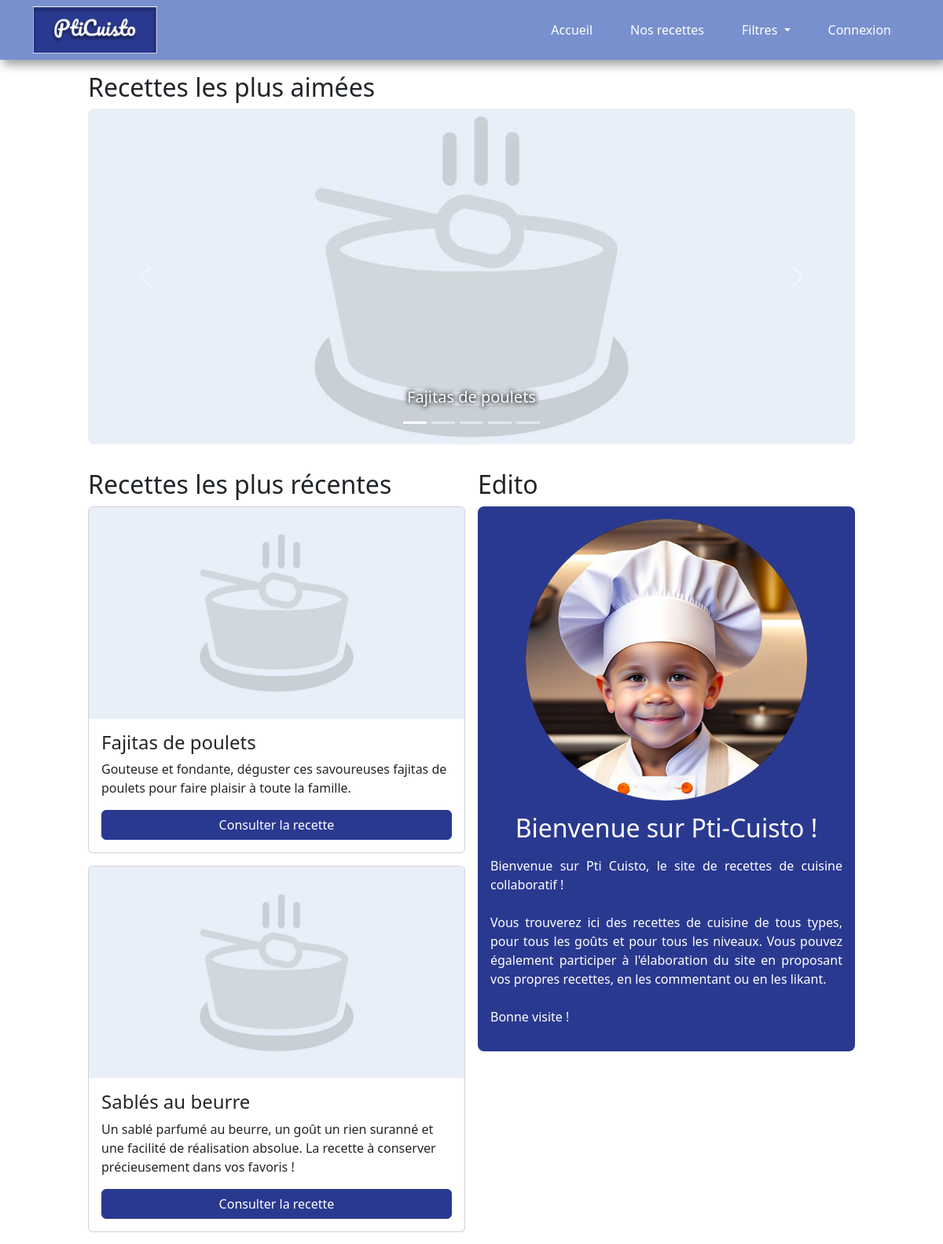
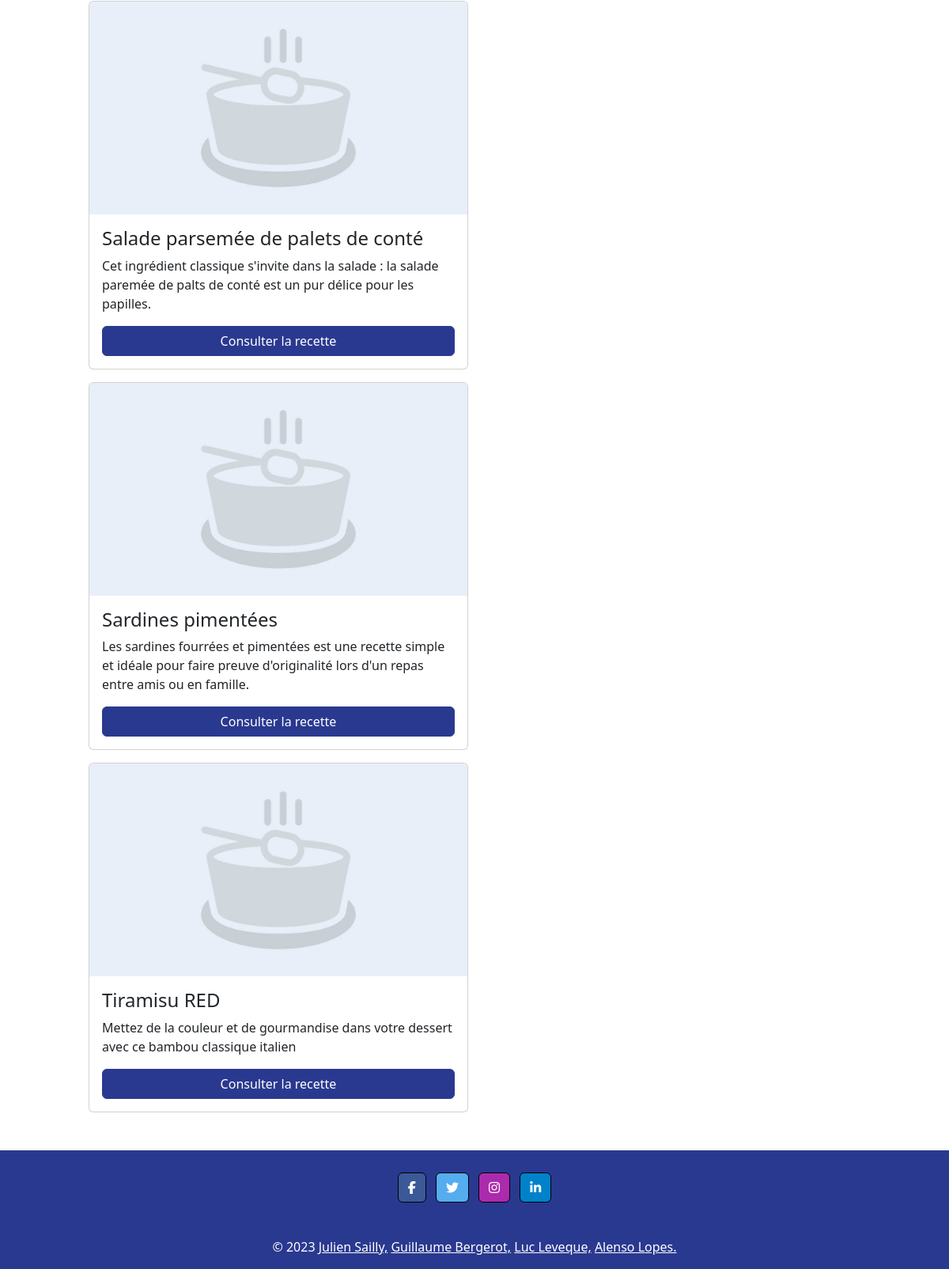
The page / on the database its author committed (2 pictures, top to bottom).
### tables this page shows
CREATE TABLE `recipes` (
  `rec_id` int(11) NOT NULL,
  `rec_title` varchar(200) DEFAULT NULL,
  `rec_content` varchar(2000) DEFAULT NULL,
  `rec_summary` varchar(300) DEFAULT NULL,
  `cat_id` int(3) NOT NULL,
  `rec_creation_date` datetime NOT NULL DEFAULT current_timestamp(),
  `rec_image_src` varchar(100) DEFAULT NULL,
  `rec_modification_date` datetime DEFAULT NULL,
  `users_id` int(3) NOT NULL,
  `isAuthorised` int(2) NOT NULL DEFAULT 0,
  `rec_nb_person` int(2) NOT NULL
);

CREATE TABLE `edito` (
  `edi_id` int(11) NOT NULL,
  `users_id` int(11) NOT NULL,
  `edi_date` date NOT NULL,
  `edi_title` varchar(200) DEFAULT NULL,
  `edi_content` varchar(700) DEFAULT NULL
);

### controller/controllerAccueil.php (called while the page is built, shortened)
<?php
require_once(File::build_path(array("model", "modelAccueil.php")));
class controllerAccueil
{
  public static function readAll()
  {
    require(File::build_path(array("view", "navbar.php")));
    $mostLikedRecipes = modelAccueil::getMostLikedRecipe();
    $mostRecentRecipes = modelAccueil::getMostRecentRecipe();
    $edito = modelAccueil::getEdito();
    require(File::build_path(array("view/accueil", "accueil.php")));
    require(File::build_path(array("view", "footer.php")));
  }
}

### index.php (called while the page is built, shortened)
<?php
    require_once(File::build_path(array("controller", "routeur.php")));
?>

### model/modelAccueil.php (called while the page is built, shortened)
<?php
require_once(File::build_path(array("model", "model.php")));
class modelAccueil {
  public static function getMostLikedRecipe($nb = 5) {
    $model = new model();
    $model->init();
    $sql = "SELECT rec_id, rec_title, rec_image_src, count(*) as nblikes from recipes
    join likes using (rec_id)
    where isAuthorised = 1
    group by rec_id, rec_title, rec_image_src
    order by count(*) desc
    LIMIT :nb";
    $req_prep = $model::$pdo->prepare($sql);
    $req_prep->bindParam(':nb', $nb, PDO::PARAM_INT);
    $req_prep->execute();
    $req_prep->setFetchMode(PDO::FETCH_CLASS, 'model');
    return $req_prep->fetchAll();
  }
  public static function getMostRecentRecipe() {
    $model = new model();
    $model->init();
    $sql = "SELECT rec_id, rec_title, rec_summary, rec_image_src, rec_creation_date, rec_modification_date from recipes
    where isAuthorised = 1
    order by rec_modification_date desc, rec_creation_date desc
    LIMIT 5";
    $req_prep = $model::$pdo->prepare($sql);
    $req_prep->execute();
    $req_prep->setFetchMode(PDO::FETCH_CLASS, 'model');
    return $req_prep->fetchAll();
  }
  public static function getEdito() {
    $model = new model();
    $model->init();
    $sql = "SELECT edi_title, edi_content from edito
    order by edi_date desc
    limit 1";
    $req_prep = $model::$pdo->prepare($sql);
    $req_prep->execute();
    $req_prep->setFetchMode(PDO::FETCH_CLASS, 'model');
    return $req_prep->fetch();
  }
}

### config/conf.php (called while the page is built, shortened)
<?php
class conf{
	static private $databases = array(
		'hostname' => 'localhost',
		'database' => 'pti-cuisto',
		'login' => 'root',
		'password' => ''
	);
	static public function getLogin(){
		return self::$databases['login'];
	}
	static public function getHostname(){
		return self::$databases['hostname'];
	}
	static public function getDatabase(){
		return self::$databases['database'];
	}
	static public function getPassword(){
		return self::$databases['password'];
	}
}

### model/model.php (called while the page is built, shortened)
<?php
require_once("config/conf.php");
class model{
  public static function init(){
    $login = conf::getLogin();
    $hostname = conf::getHostname();
    $database_name = conf::getDatabase();
    $password = conf::getPassword();
  }
}
?>

### view/accueil/accueil.php (the view, shortened to what this page needs)
<?php global $recipe_img_path ?>
<h2>Recettes les plus aimées</h2>
<div id="mostLikedRecipesCarousel" class="carousel slide">
    <div class="carousel-indicators">
        <?php
        $i = 0;
        foreach ($mostLikedRecipes as $recipe) {
            if ($i == 0) {
                echo '<button type="button" data-bs-target="#mostLikedRecipesCarousel" data-bs-slide-to="' . $i . '" class="active" aria-current="true" aria-label="Slide ' . $i . '"></button>';
            } else {
                echo '<button type="button" data-bs-target="#mostLikedRecipesCarousel" data-bs-slide-to="' . $i . '" aria-label="Slide ' . $i . '"></button>';
            }
            $i++;
        }
        ?>
    </div>
    <div class="carousel-inner">
        <?php
        $i = 0;
        foreach ($mostLikedRecipes as $recipe) {
            if ($i == 0) {
                echo '<div class="carousel-item active">';
            } else {
                echo '<div class="carousel-item">';
            }
            ?>
            <img src="<?= $recipe_img_path . $recipe->rec_image_src ?>" class="d-block w-100"
                alt="Illustration de la recette <?= $recipe->rec_title ?>">
            <div class="carousel-caption d-md-block">
                <h5>
                    <a href="index.php?controller=recipes&action=read&id=<?= $recipe->rec_id ?>">
                        <?= $recipe->rec_title ?>
                    </a>
                </h5>
            </div>
        </div>
        <?php
        $i++;
        }
        ?>
</div>
<button class="carousel-control-prev" type="button" data-bs-target="#mostLikedRecipesCarousel" data-bs-slide="prev">
    <span class="carousel-control-prev-icon" aria-hidden="true"></span>
</button>
<button class="carousel-control-next" type="button" data-bs-target="#mostLikedRecipesCarousel" data-bs-slide="next">
    <span class="carousel-control-next-icon" aria-hidden="true"></span>
</button>
</div>
<div class="home_content">
    <article class="recent_recipes">
        <h2>Recettes les plus récentes</h2>
        <div>
            <?php foreach ($mostRecentRecipes as $recipe) { ?>
                <div class="card">
                    <img class="card-img-top" src="<?= $recipe_img_path . $recipe->rec_image_src ?>"
                        alt="Illustration de <?= $recipe->rec_title ?>">
                    <div class="card-body">
                        <h4 class="card-title">
                            <?= $recipe->rec_title ?>
                        </h4>
                        <p class="card-text">
                            <?= $recipe->rec_summary ?>
                        </p>
                        <a href="index.php?controller=recipes&action=read&id=<?= $recipe->rec_id ?>"
                            class="btn btn-primary">
                            Consulter la recette
                        </a>
                    </div>
                </div>
            <?php } ?>
        </div>
    </article>
    <article>
        <h2>Edito</h2>
        <div class="edito">
            <img src="resources/img/pticuisto.png" alt="Illustration de Pti Cuisto">
            <h2>
                <?= $edito->edi_title ?>
            </h2>
            <p>
                <?= nl2br($edito->edi_content) ?>
            </p>
        </div>
    </article>
</div>

### controller/routeur.php (shortened to what this page needs)
<?php
$controller = 'controllerAccueil';
$action = 'readAll';
$recipe_img_path = 'resources/img/recipes_images/';
if (!isset($_GET['controller']) && !isset($_GET['action'])) {
	require(File::build_path(array("controller", "controllerAccueil.php")));
	$controller::$action();
}

### view/navbar.php (shortened to what this page needs)
<!DOCTYPE html>
<html lang="fr">
<head>
    <link rel="stylesheet" href="resources/css/bootstrap.min.css">
    <link rel="stylesheet" href="resources/css/style.css">
</head>
<body>
    <nav class="navbar navbar-expand-md navbar-light" id="neubar">
        <div class="container">
            <a href="index.php">
                <img src="../resources/img/logo.png" height="60" alt="Logo de l'application">
            </a>
            <div class="collapse navbar-collapse" id="navbarNavDropdown">
                <ul class="navbar-nav ms-auto ">
                    <li class="nav-item">
                        <a class="nav-link mx-2 active text-white txt" id="txt" aria-current="page"
                            href="index.php">Accueil</a>
                    </li>
                    <li class="nav-item ">
                        <a class="nav-link mx-2 text-white txt" href="index.php?controller=recipes">Nos recettes</a>
                    </li>
                    <li class="nav-item dropdown">
                        <a class="nav-link mx-2 dropdown-toggle text-white txt" href="" id="navbarDropdownMenuLink"
                            role="button" data-bs-toggle="dropdown" aria-expanded="false">
                            Filtres
                        </a>
                    </li>
                    <?php
                    if (isset($_SESSION['login'])) {
                        if ($_SESSION['login'] === false) {
                            ?>
                            <li class='nav-item'>
                                <p class='nav-link mx-2 text-white txt sign-in-btn'>Connexion</p>
                            </li>
                            <?php
                        }
                    } ?>
                </ul>
            </div>
        </div>
    </nav>
    <div class="container">

### view/footer.php (shortened to what this page needs)
</div>
<footer class=" text-center text-white" style="background-color: #2a3990;">
    <div class="container p-4 pb-0">
        <div class="mb-4">
            <a class="btn text-white btn-floating m-1" style="background-color: #3b5998; border:1px solid black;"
                href="#!" role="button"><i class="fab fa-facebook-f"></i></a>
            <a class="btn text-white btn-floating m-1" style="background-color: #55acee; border:1px solid black;"
                href="#!" role="button"><i class="fab fa-twitter"></i></a>
            <a class="btn text-white btn-floating m-1" style="background-color: #ac2bac; border:1px solid black;"
                href="#!" role="button"><i class="fab fa-instagram"></i></a>
            <a class="btn text-white btn-floating m-1" style="background-color: #0082ca; border:1px solid black;"
                href="#!" role="button"><i class="fab fa-linkedin-in"></i></a>
</div>
    </div>
    <div class="text-center p-3" id="copyright">
        <a href='https://github.com/juliensailly' target="_blank" class='text-white'>Julien Sailly,</a>
        <a href='https://github.com/moustave' target="_blank" class='text-white'>Guillaume Bergerot,</a>
        <a href='https://github.com/LucBUTGH' target="_blank" class='text-white'>Luc Leveque,</a>
        <a href='https://github.com/AlensoLopes' target="_blank" class='text-white'>Alenso Lopes.</a>
    </div>
</footer>
</body>
</html>

### resources/css/style.css (style rules this page uses)
:root { --primary-color: #2a3990; --secondary-color: #7890cd; --background-color: #ffffff; --grey-color: #999999; }
* { margin: 0; padding: 0; box-sizing: border-box; }
body { transition: all 0.4s ease-in-out; min-height: 100vh; display: flex; flex-direction: column; justify-content: space-between; }
body > .container { margin-top: 1rem; margin-bottom: 1rem; flex: 1; max-width: 1000px; }
#neubar { background: #7890cd; box-shadow: 4px 6px 12px rgba(0, 0, 0, 0.4); }
#neubar .nav-item { margin: auto 4px; }
#neubar .nav-link { padding-left: 12px; padding-right: 12px; margin-bottom: 0; }
.carousel-inner { border-radius: 8px; }
.home_content .card img { object-fit: cover; width: 100%; aspect-ratio: 16 / 9; }
.carousel img { object-fit: cover; width: 100%; aspect-ratio: 16 / 7; }
.carousel h5 { text-shadow: 0px 0px 6px #000000, 0px 0px 6px #000000; }
.carousel h5 a { color: var(--background-color); text-decoration: none; }
.recent_recipes div { display: flex; flex-direction: column; }
.recent_recipes > div { gap: 1rem; }
div.home_content { display: flex; flex-direction: row; justify-content: space-between; align-items: flex-start; gap: 1rem; padding: 2rem 0; }
div.home_content article { flex: 1; }
div.edito { background-color: var(--primary-color); color: var(--background-color); padding: 1rem; border-radius: 8px; display: flex; flex-direction: column; align-items: center; }
div.edito *:not(div.edito:last-child) { margin-bottom: 1rem; }
div.edito img { max-width: 400px; width: 80%; }
div.edito p { text-align: justify; }
nav .nav-link { cursor: pointer; background-image: linear-gradient( rgba(255, 255, 255, 0), rgba(255, 255, 255, 0) ), linear-gradient( var(--background-color), var(--background-color) ); background-size: 100% 2px, 0 2px; background-position: 100% 100%, 0 100%; background-repeat: no-repeat; transition: background-size 0.3s ease-in-out; }

### rows shown on the page
recipes: rec_image_src (placeholder picture), rec_title "Fajitas de poulets", rec_summary "Gouteuse et fondante, déguster ces savoureuses fajitas de poulets pour faire plaisir à toute la famille."
recipes: rec_image_src (placeholder picture), rec_title "Salade parsemée de palets de conté", rec_summary "Cet ingrédient classique s'invite dans la salade : la salade paremée de palts de conté est un pur délice pour les papilles."
recipes: rec_image_src (placeholder picture), rec_title "Sardines pimentées", rec_summary "Les sardines fourrées et pimentées est une recette simple et idéale pour faire preuve d'originalité lors d'un repas entre amis ou en famille."
recipes: rec_image_src (placeholder picture), rec_title "Sablés au beurre", rec_summary "Un sablé parfumé au beurre, un goût un rien suranné et une facilité de réalisation absolue. La recette à conserver précieusement dans vos favoris !"
recipes: rec_image_src (placeholder picture), rec_title "Tiramisu RED", rec_summary "Mettez de la couleur et de gourmandise dans votre dessert avec ce bambou classique italien"
edito: edi_title "Bienvenue sur Pti-Cuisto !", edi_content "Bienvenue sur Pti Cuisto, le site de recettes de cuisine collaboratif ! Vous trouverez ici des recettes de cuisine de tous types, pour tous les goûts et pour tous les niveaux. Vous pouvez également participer à l'élaboration du site en proposant vos propres recettes, en les commentant ou en les likant. Bonne visite !"
